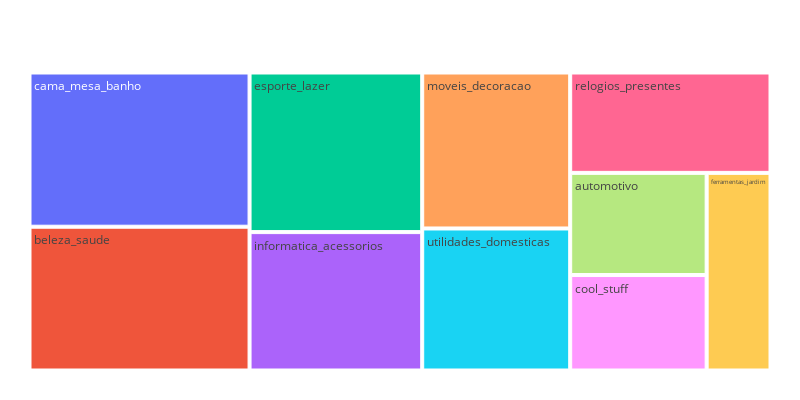

The cell this chart's notebook holds for it:
### Code cell
plot_top_10_revenue_categories(top_10_revenue_categories)

### Figure 1 — Plotly figure (JSON) as saved in the notebook; plotly's stock layout.template omitted (floating-point values rounded to 4 significant figures)
{"data": [{"branchvalues": "total", "domain": {"x": [0, 1], "y": [0, 1]}, "hovertemplate": "labels=%{label}<br>Num_order=%{value}<br>parent=%{parent}<br>id=%{id}<extra></extra>", "ids": ["cama_mesa_banho", "beleza_saude", "informatica_acessorios", "moveis_decoracao", "relogios_presentes", "esporte_lazer", "utilidades_domesticas", "automotivo", "ferramentas_jardim", "cool_stuff"], "labels": ["cama_mesa_banho", "beleza_saude", "informatica_acessorios", "moveis_decoracao", "relogios_presentes", "esporte_lazer", "utilidades_domesticas", "automotivo", "ferramentas_jardim", "cool_stuff"], "name": "", "parents": ["", "", "", "", "", "", "", "", "", ""], "type": "treemap", "values": [9272.0, 8646.0, 6529.0, 6307.0, 5493.0, 7529.0, 5743.0, 3809.0, 3448.0, 3559.0]}], "layout": {"height": 400, "legend": {"tracegroupgap": 0}, "margin": {"b": 25, "l": 25, "r": 25, "t": 50}, "width": 800}}
